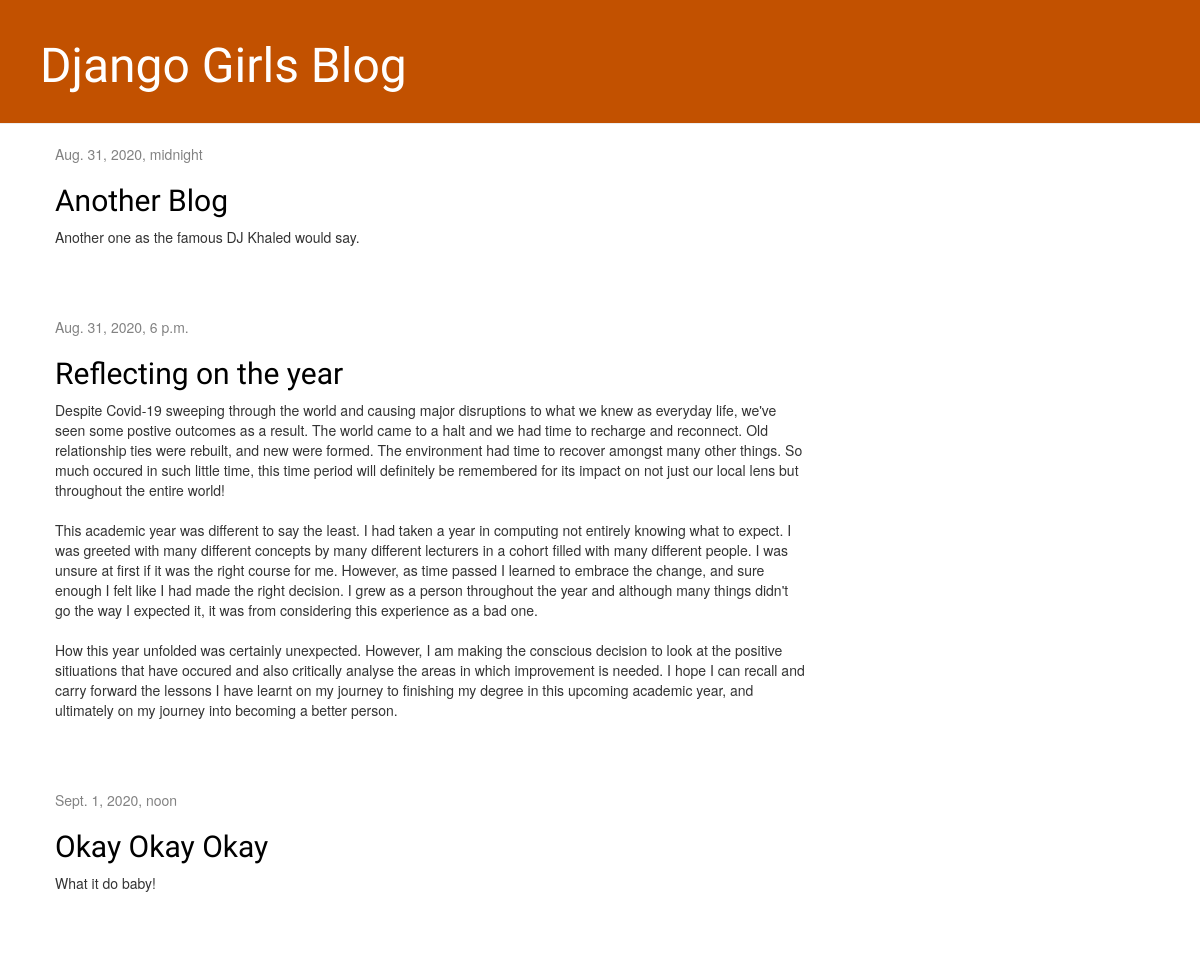
The page / on the database its author committed.
### blog/models.py (models this page shows, shortened)
class Post(models.Model):
    author = models.ForeignKey(settings.AUTH_USER_MODEL, on_delete=models.CASCADE)
    title = models.CharField(max_length=200)
    text = models.TextField()
    created_date = models.DateTimeField(default=timezone.now)
    published_date = models.DateTimeField(blank=True, null=True)

### blog/views.py (the view)
# urls.py: path('', views.post_list, name='post_list'),
def post_list(request):
    posts = Post.objects.filter(published_date__lte=timezone.now()).order_by('published_date')
    return render(request, 'blog/post_list.html', {'posts': posts})

### blog/templates/blog/post_list.html
{% extends 'blog/base.html' %}
{% block content %}
    {% for post in posts %}
        <div class="post">
            <div class="date">
                {{ post.published_date }}
            </div>
            <h2><a href="">{{ post.title }}</a></h2>
            <p>{{ post.text|linebreaksbr }}</p>
        </div>
    {% endfor %}
{% endblock %}

### blog/templates/blog/base.html (shortened to what this page needs)
{% load static %}
<html>
    <head>
        <link rel="stylesheet" href="//maxcdn.bootstrapcdn.com/bootstrap/3.2.0/css/bootstrap.min.css">
        <link rel="stylesheet" href="//maxcdn.bootstrapcdn.com/bootstrap/3.2.0/css/bootstrap-theme.min.css">
        <link rel="stylesheet" href="{% static 'css/blog.css' %}">
    </head>
    <body>
        <div class="page-header">
            <h1><a href="/">Django Girls Blog</a></h1>
        </div>
        <div class="content container">
            <div class="row">
                <div class="col-md-8">
                    {% block content %}
                    {% endblock %}
                </div>
            </div>
        </div>
    </body>
</html>

### blog/static/css/blog.css (style rules this page uses)
.page-header { background-color: #C25100; margin-top: 0; padding: 20px 20px 20px 40px; }
.page-header h1, .page-header h1 a, .page-header h1 a:visited, .page-header h1 a:active { color: #ffffff; font-size: 36pt; text-decoration: none; }
.content { margin-left: 40px; }
h1, h2, h3, h4 { font-family: 'Lobster', cursive; }
.date { color: #828282; }
.post { margin-bottom: 70px; }
.post h2 a, .post h2 a:visited { color: #000000; }

### rows shown on the page
Post: published_date "Aug. 31, 2020, midnight", title "Another Blog", text "Another one as the famous DJ Khaled would say."
Post: published_date "Aug. 31, 2020, 6 p.m.", title "Reflecting on the year", text "Despite Covid-19 sweeping through the world and causing major disruptions to what we knew as everyday life, we've seen some postive outcomes as a result. The world came to a halt and we had time to recharge and reconnect. Old relationship ties were rebuilt, and new were formed. The environment had time to recover amongst many other things. So much occured in such little time, this time period will definitely be remembered for its impact on not just our local lens but throughout the entire world! This academic year was different to say the least. I had taken a year in computing not entirely knowing what to expect. I was greeted with many different concepts by many different lecturers in a…"
Post: published_date "Sept. 1, 2020, noon", title "Okay Okay Okay", text "What it do baby!"
